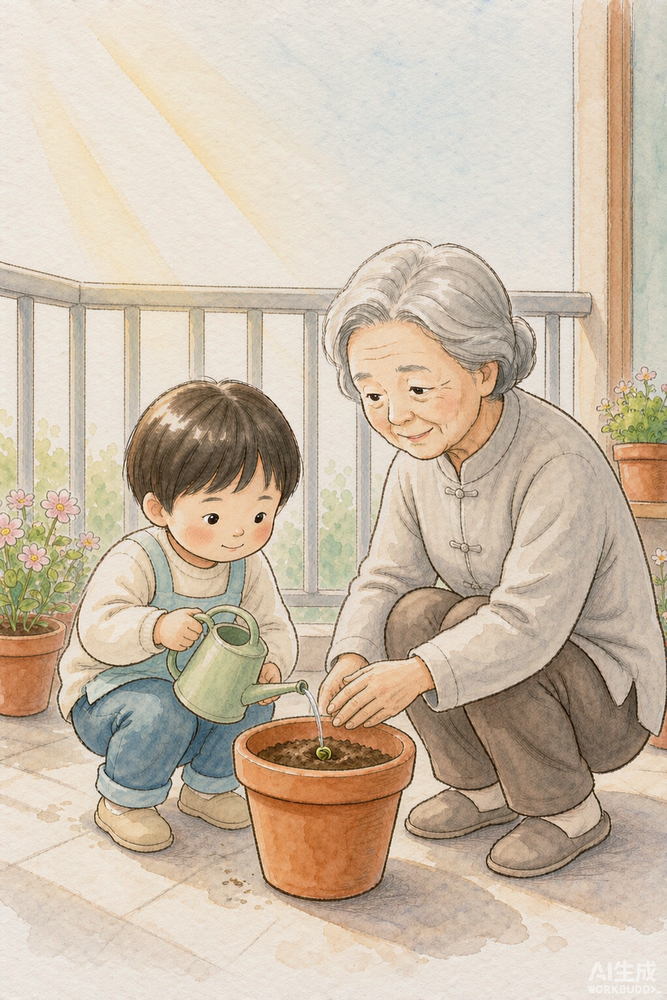
#> input picture booklist_flower_src/cover_new.png, 667 x 1000 px, shrunk from 1024 x 1536 before the run
$ python tmp_fix_watermark.py
#> lines starting #> are read from the running program, lines starting #| are printed output that depends on the picture
# -*- coding: utf-8 -*-
"""一次性：去掉 booklist flower 源图右下角水印（v3，确定性）。
水印框内逐列垂直线性插值（上邻干净行 <-> 下邻干净行，RGB 三通道各自插值），
叠加匹配的高斯噪点；左缘 36px 与原图平滑混合（该区域无水印）。
框：x0=w-154 .. x1=w-2，y0=h-132 .. y1=h-2（框外上下都干净）。"""
from PIL import Image
import os, random

SRC = 'booklist_flower_src'
OUT = 'booklist_flower_src/final'
PICKS = {
    'cover.png': 'cover_new.png', 'p1.png': 'p1.png', 'p2.png': 'p2_v3.png',
    'p3.png': 'p3.png', 'p4.png': 'p4_new.png', 'p5.png': 'p5_new.png',
    'p6.png': 'p6_new.png', 'p7.png': 'p7_v2.png', 'p8.png': 'p8_v3.png',
}
BOX_W, TOP_M, BLEND = 152, 132, 36


def main():
    random.seed(42)
    os.makedirs(OUT, exist_ok=True)
    for out, src in PICKS.items():
        orig = Image.open(os.path.join(SRC, src)).convert('RGB')
#> orig is the input picture: PIL image 667x1000 RGB; mean R, G, B 203.7, 188.2, 169.4
        w, h = orig.size
#> w = 667; h = 1000
        im = orig.copy()
        po, pn = orig.load(), im.load()
        x0, x1 = w - BOX_W - 2, w - 2        # 填充列 [x0, x1)
#> x0 = 513; x1 = 665
        y0, y1 = h - TOP_M, h - 2            # 填充行 [y0, y1)
#> y0 = 868; y1 = 998

        for x in range(x0, x1):
            def anchor(xx, yy):
                vals = [po[c, yy] for c in (xx - 1, xx, xx + 1)]
                n = len(vals)
                return tuple(sum(v[i] for v in vals) / n for i in range(3))
            a = anchor(x, y0 - 1)
            b = anchor(x, y1)                # y1=h-2 这两行在水印下方，干净
            span = y1 - y0
            for y in range(y0, y1):
                t = (y - y0) / span
                n = random.gauss(0, 2.5)
                pn[x, y] = tuple(int(min(255, max(0, a[i] + (b[i] - a[i]) * t + n)))
                                 for i in range(3))
#> this loop made 152 passes
#> (a, b) on passes 1 to 3: ((161.3, 141, 122.3), (229, 220.7, 214.3)), ((157.7, 136.7, 119.3), (230, 220.7, 214.7)), ((157.7, 137, 120.3), (230.7, 221, 215.3))

        # 左缘混合：x0..x0+BLEND 与原图平滑过渡（这半条里没有水印）
        for y in range(y0, y1):
            for i in range(BLEND):
                x = x0 + i
                t = i / BLEND
                if t <= 0:
                    continue
                o, f = po[x, y], pn[x, y]
                pn[x, y] = tuple(int(o[i] * (1 - t) + f[i] * t) for i in range(3))

        im.save(os.path.join(OUT, out))
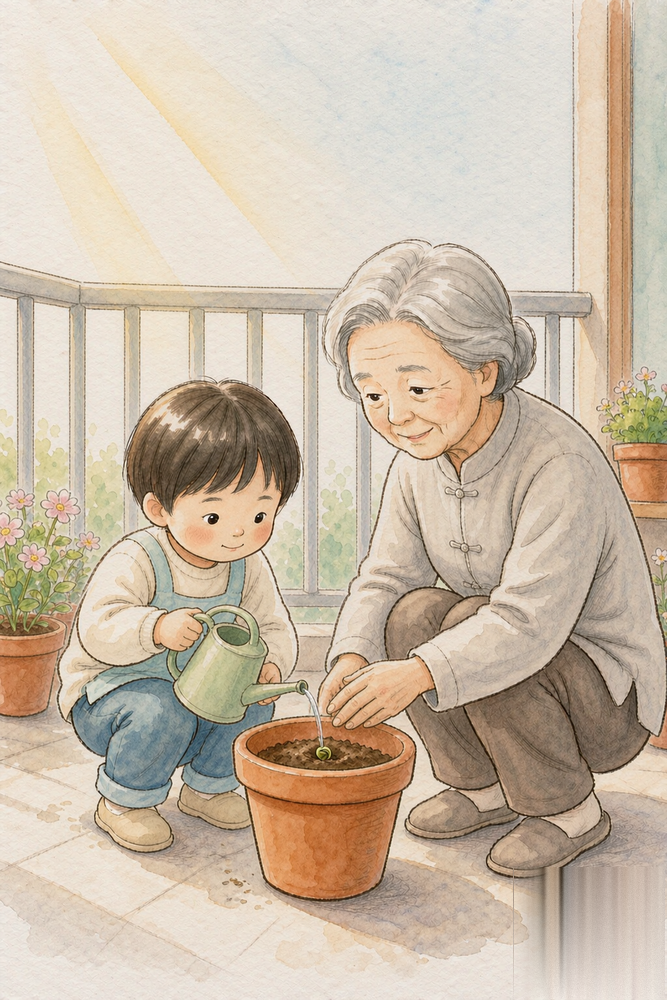
#> saved as cover.png: PIL image 667x1000 RGB; mean R, G, B 203.1, 187.6, 168.8
        print(out, 'done', im.size)
#| cover.png done (667, 1000)
#> pass 2 of the loop in main, `for out, src in PICKS.items():`:
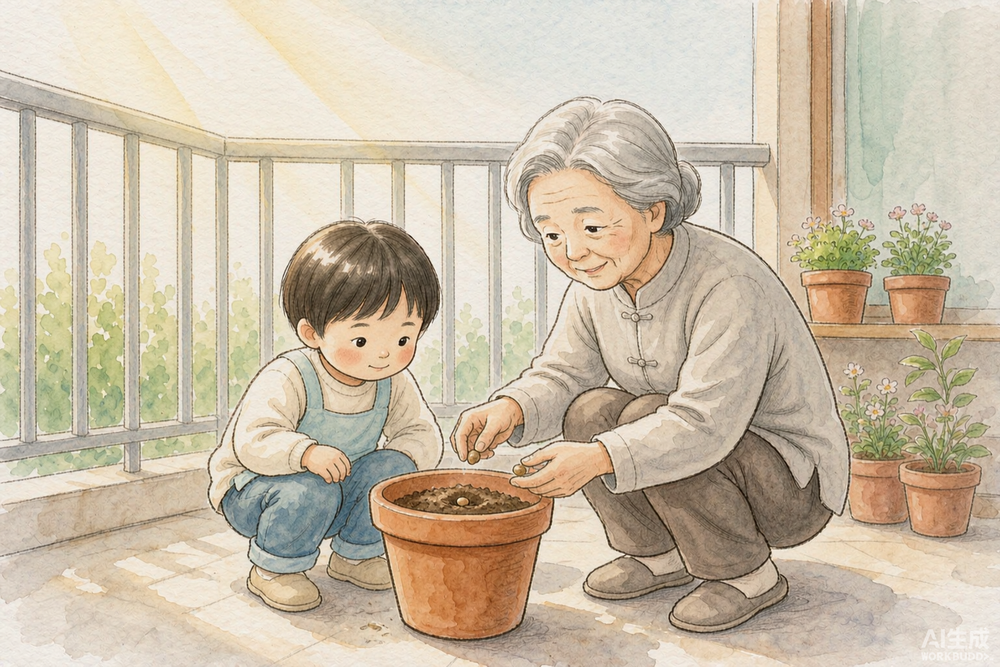
#> input picture booklist_flower_src/p1.png, 1000 x 667 px, shrunk from 1536 x 1024 before the run
#> in main, orig is the input picture: PIL image 1000x667 RGB; mean R, G, B 202.8, 189.5, 168.7
#> the loop in main, `for x in range(x0, x1):` made 152 passes
#> (a, b) on passes 1 to 3: ((235.7, 215, 187.7), (221.7, 206.7, 193.7)), ((235, 214.3, 186), (217, 202, 188.3)), ((235, 215, 185.7), (213.7, 199, 185.3))
#> in main, `im.save(os.path.join(OUT, out))`:
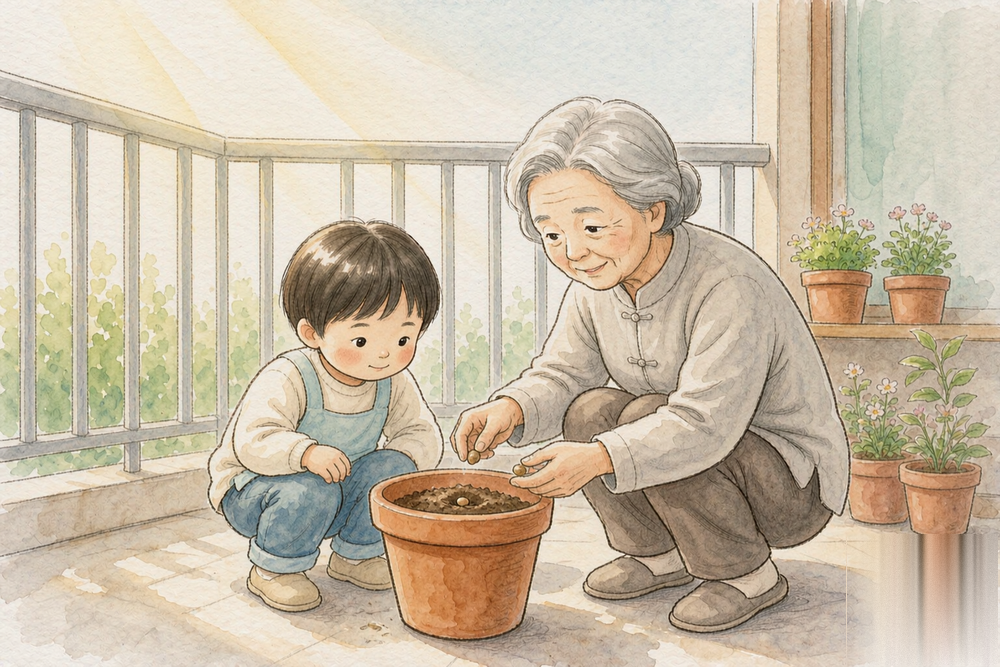
#> saved as p1.png: PIL image 1000x667 RGB; mean R, G, B 202.4, 189, 168.2
#| p1.png done (1000, 667)
#> pass 3 of the loop in main, `for out, src in PICKS.items():`:
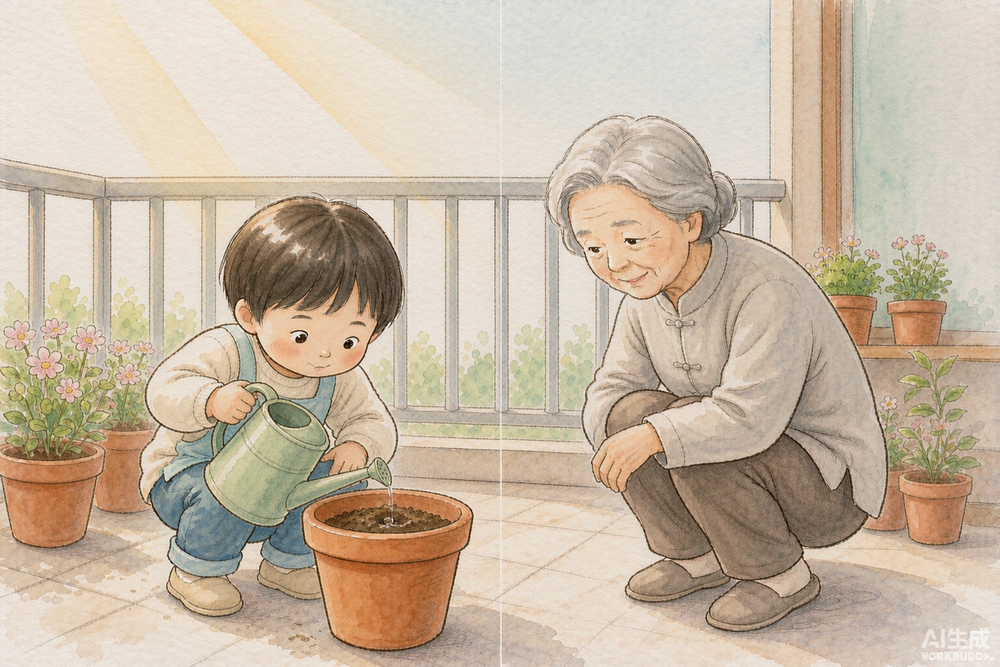
#> input picture booklist_flower_src/p2_v3.png, 1000 x 667 px, shrunk from 1536 x 1024 before the run
#> in main, orig is the input picture: PIL image 1000x667 RGB; mean R, G, B 200.7, 184.7, 164.7
#> in main, `im.save(os.path.join(OUT, out))`:
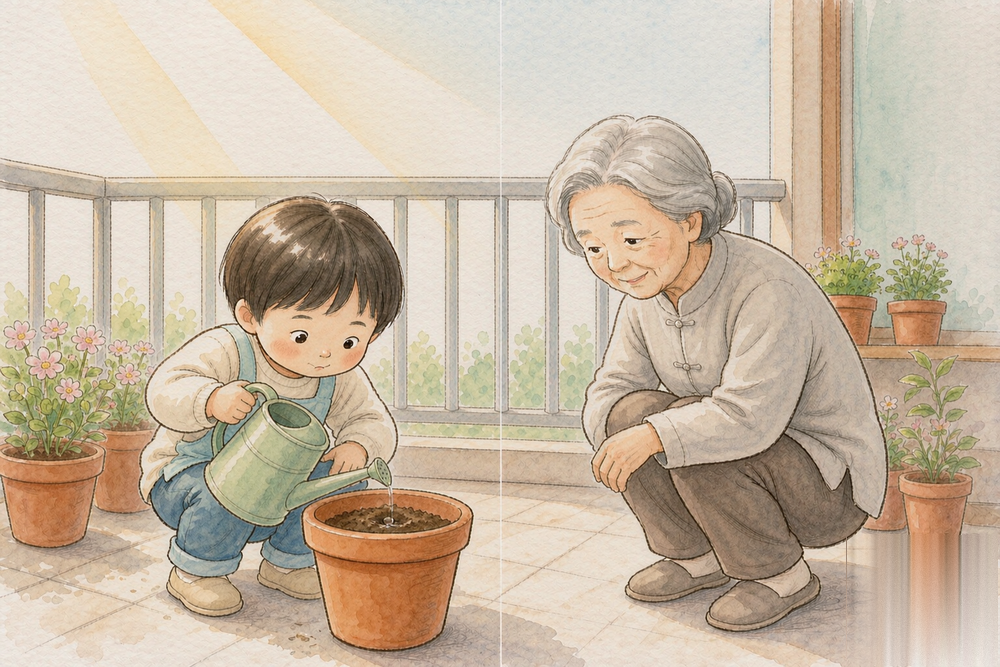
#> saved as p2.png: PIL image 1000x667 RGB; mean R, G, B 200.5, 184.4, 164.3
#| p2.png done (1000, 667)
#> the loop made 5 passes; the first 3 are shown


if __name__ == '__main__':
#> (the run stopped early here; a loop or call above may not have finished)
